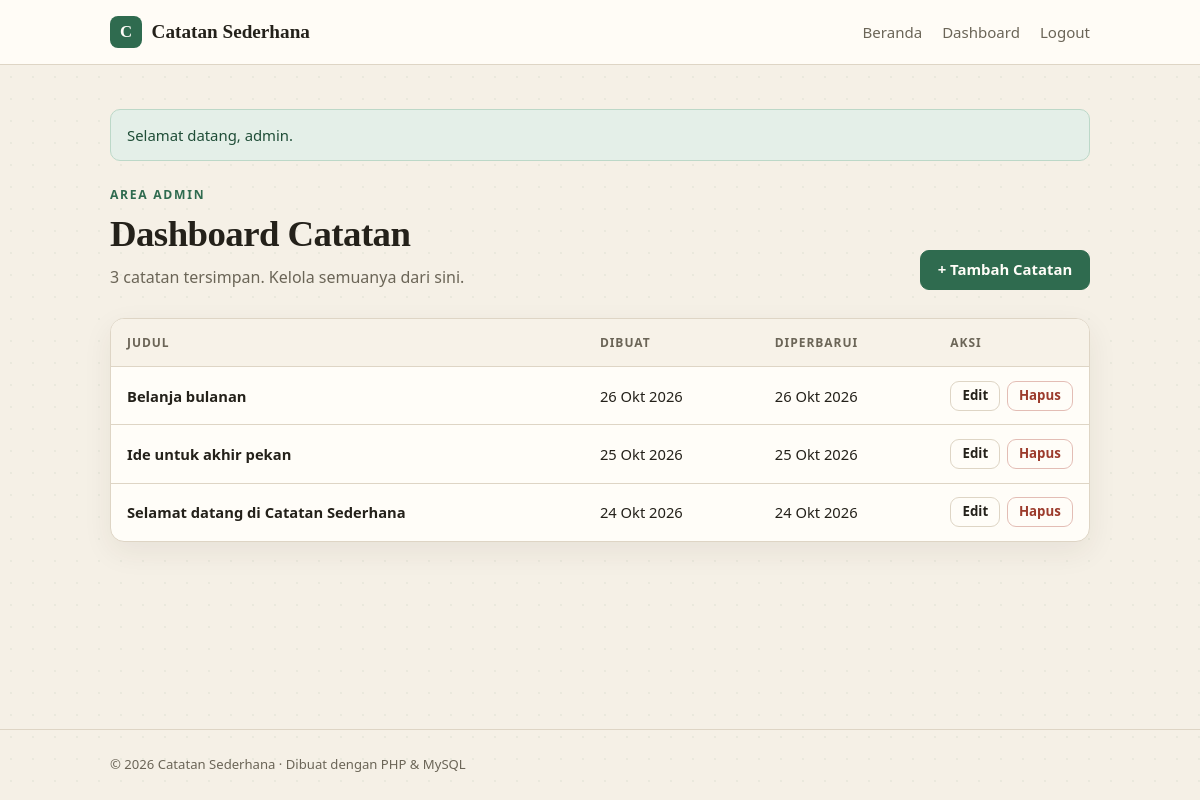
Page /admin/dashboard.php (signed in) on the committed database.
### tables this page shows
CREATE TABLE notes (
    id INT AUTO_INCREMENT PRIMARY KEY,
    judul VARCHAR(150) NOT NULL,
    isi TEXT NOT NULL,
    created_at TIMESTAMP NOT NULL DEFAULT CURRENT_TIMESTAMP,
    updated_at TIMESTAMP NOT NULL DEFAULT CURRENT_TIMESTAMP ON UPDATE CURRENT_TIMESTAMP
);

### includes/functions.php (called while the page is built, shortened)
<?php
function e(?string $value): string
{
    return htmlspecialchars((string) $value, ENT_QUOTES, 'UTF-8');
}
function format_tanggal(?string $datetime, bool $denganJam = true): string
{
    $timestamp = strtotime($datetime);
    $bulan = [
        1 => 'Jan',
        'Feb',
        'Mar',
        'Apr',
        'Mei',
        'Jun',
        'Jul',
        'Agu',
        'Sep',
        'Okt',
        'Nov',
        'Des',
    ];
    $hasil = date('d', $timestamp) . ' ' . $bulan[(int) date('n', $timestamp)] . ' ' . date('Y', $timestamp);
    return $hasil;
}

### admin/dashboard.php (the view, shortened to what this page needs)
<?php
require_once __DIR__ . '/../config/db.php';
$notes = $db->query('SELECT id, judul, created_at, updated_at FROM notes ORDER BY updated_at DESC, id DESC')->fetch_all(MYSQLI_ASSOC);
require __DIR__ . '/../includes/header.php';
?>
        <section class="hero compact">
            <div>
                <p class="eyebrow">Area admin</p>
                <h1>Dashboard Catatan</h1>
                <p class="hero-text"><?= count($notes) ?> catatan tersimpan. Kelola semuanya dari sini.</p>
            </div>
            <a class="btn btn-primary" href="tambah.php">+ Tambah Catatan</a>
        </section>
        <?php if (!$notes): ?>
            <div class="empty-state">
                <h2>Belum ada catatan</h2>
                <p>Mulai dengan membuat catatan pertama Anda.</p>
                <a class="btn btn-primary" href="tambah.php">+ Tambah Catatan</a>
            </div>
        <?php else: ?>
            <div class="table-wrap">
                <table class="table">
                    <thead>
                        <tr>
                            <th scope="col">Judul</th>
                            <th scope="col">Dibuat</th>
                            <th scope="col">Diperbarui</th>
                            <th scope="col" class="actions-col">Aksi</th>
                        </tr>
                    </thead>
                    <tbody>
                        <?php foreach ($notes as $note): ?>
                            <tr>
                                <td class="title-cell">
                                    <a href="../catatan.php?id=<?= (int) $note['id'] ?>"><?= e($note['judul']) ?></a>
                                </td>
                                <td><?= e(format_tanggal($note['created_at'], false)) ?></td>
                                <td><?= e(format_tanggal($note['updated_at'], false)) ?></td>
                                <td>
                                    <div class="row-actions">
                                        <a class="btn btn-small" href="edit.php?id=<?= (int) $note['id'] ?>">Edit</a>
                                        <form method="post" action="hapus.php" onsubmit="return confirm('Hapus catatan ini? Tindakan tidak bisa dibatalkan.');">
                                            <button type="submit" class="btn btn-small btn-danger">Hapus</button>
                                        </form>
                                    </div>
                                </td>
                            </tr>
                        <?php endforeach; ?>
                    </tbody>
                </table>
            </div>
        <?php endif; ?>
<?php require __DIR__ . '/../includes/footer.php'; ?>

### assets/style.css (style rules this page uses)
:root { --bg: #f5f0e6; --surface: #fffdf8; --ink: #24211a; --muted: #6b6557; --line: #ded5c5; --accent: #2f6b4f; --accent-dark: #24523d; --accent-soft: #e4efe8; --danger: #9c3b2c; --danger-soft: #f8e8e5; --radius: 14px; --shadow: 0 10px 30px rgba(58, 48, 32, 0.07); }
* { box-sizing: border-box; }
html { scroll-behavior: smooth; }
body { display: flex; flex-direction: column; margin: 0; min-height: 100vh; font-family: "Segoe UI", Tahoma, Verdana, sans-serif; font-size: 16px; line-height: 1.65; color: var(--ink); background-color: var(--bg); background-image: radial-gradient(rgba(47, 107, 79, 0.06) 1px, transparent 1px); background-size: 22px 22px; }
h1, h2, h3 { margin: 0 0 0.5rem; font-family: Georgia, "Times New Roman", serif; line-height: 1.2; letter-spacing: -0.015em; }
p { margin: 0 0 1rem; }
a { color: var(--accent-dark); }
.eyebrow { margin: 0 0 0.4rem; color: var(--accent); font-size: 0.76rem; font-weight: 700; letter-spacing: 0.14em; text-transform: uppercase; }
.hero { display: flex; align-items: flex-end; justify-content: space-between; flex-wrap: wrap; gap: 1.5rem; margin-bottom: 1.75rem; }
.hero h1 { font-size: clamp(2rem, 4.5vw, 3rem); }
.hero.compact h1 { font-size: clamp(1.7rem, 3.5vw, 2.3rem); }
.hero-text { max-width: 52ch; margin-bottom: 0; color: var(--muted); }
.btn { display: inline-flex; align-items: center; justify-content: center; gap: 0.4rem; padding: 0.62rem 1.05rem; border: 1px solid var(--line); border-radius: 9px; background: var(--surface); color: var(--ink); font: inherit; font-size: 0.93rem; font-weight: 600; line-height: 1.2; text-decoration: none; cursor: pointer; transition: background 0.15s ease, border-color 0.15s ease, transform 0.15s ease; }
.btn-primary { border-color: var(--accent); background: var(--accent); color: #fffdf8; }
.btn-danger { border-color: #e3bdb5; background: transparent; color: var(--danger); }
.btn-small { padding: 0.38rem 0.7rem; font-size: 0.83rem; }
.table-wrap { overflow-x: auto; border: 1px solid var(--line); border-radius: var(--radius); background: var(--surface); box-shadow: var(--shadow); }
.table { width: 100%; border-collapse: collapse; font-size: 0.92rem; }
.table th, .table td { padding: 0.85rem 1rem; border-bottom: 1px solid var(--line); text-align: left; vertical-align: middle; }
.table th { background: #f7f2e8; color: var(--muted); font-size: 0.75rem; letter-spacing: 0.08em; text-transform: uppercase; }
.table tbody tr:last-child td { border-bottom: 0; }
.title-cell { font-weight: 600; }
.title-cell a { color: var(--ink); text-decoration: none; }
.actions-col { width: 1%; white-space: nowrap; }
.row-actions { display: flex; align-items: center; gap: 0.4rem; }
.row-actions form { margin: 0; }

### rows in the picture
notes: judul "Belanja bulanan", created_at "26 Okt 2026", updated_at "26 Okt 2026"
notes: judul "Ide untuk akhir pekan", created_at "25 Okt 2026", updated_at "25 Okt 2026"
notes: judul "Selamat datang di Catatan Sederhana", created_at "24 Okt 2026", updated_at "24 Okt 2026"

### other values in the picture
$flash['message'] "Selamat datang, admin."
count($notes) "3"
